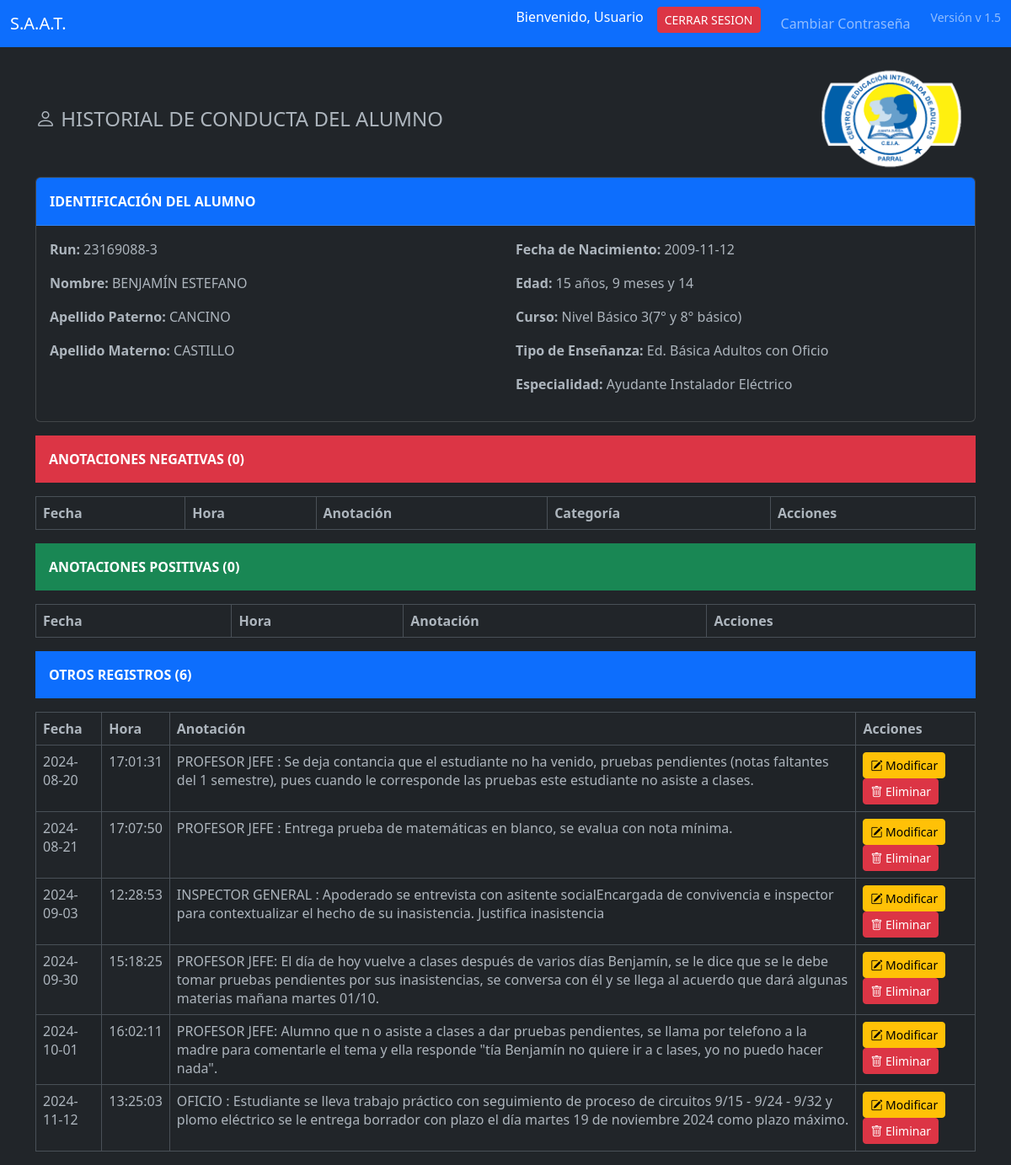
Screenshot of /pages/mantenedor/m.alum.reg.ver.php?run=23169088 with the database file from the repository.
### tables this page shows
CREATE TABLE IF NOT EXISTS `alum` (
  `idalum` int NOT NULL AUTO_INCREMENT,
  `run` int NOT NULL,
  `digv` varchar(5) NOT NULL,
  `nombres` varchar(45) NOT NULL,
  `apaterno` varchar(45) NOT NULL,
  `amaterno` varchar(45) DEFAULT NULL,
  `fnac` date NOT NULL,
  `celular` varchar(45) DEFAULT NULL,
  `telefono` varchar(45) DEFAULT NULL,
  `email` varchar(60) DEFAULT NULL,
  `direcc` varchar(60) NOT NULL,
  `comuna` varchar(45) NOT NULL,
  `codcomuna` varchar(45) DEFAULT NULL,
  `genero` varchar(1) DEFAULT NULL,
  `fincorpora` date NOT NULL,
  `fretiro` date DEFAULT NULL,
  `codetnia` int DEFAULT NULL,
  `rbd` int DEFAULT NULL,
  `anio` year DEFAULT NULL,
  `n_lista` int DEFAULT NULL,
  `codtipoense` int DEFAULT NULL,
  `codgrado` int DEFAULT NULL,
  `descgrado` varchar(300) DEFAULT NULL,
  `letracurso` varchar(1) DEFAULT NULL,
  `foto` varchar(60) DEFAULT NULL,
  `sectorestudiante` varchar(45) NOT NULL,
  `asistencia` int DEFAULT NULL,
  `promedio` decimal(7,1) DEFAULT NULL,
  `estado_civil` varchar(45) DEFAULT NULL,
  `nivelciclo` varchar(60) DEFAULT NULL,
  `tipoensenanza` varchar(50) DEFAULT NULL,
  `georreferencia` varchar(45) DEFAULT NULL,
  `especialidad` varchar(45) DEFAULT NULL,
  `nacionalidad` varchar(45) DEFAULT NULL,
  `matricula` int DEFAULT NULL,
  `trabaja` varchar(45) DEFAULT NULL,
  PRIMARY KEY (`idalum`,`run`),
  UNIQUE KEY `run_UNIQUE` (`run`)
);

CREATE TABLE IF NOT EXISTS `anotaciones` (
  `idanotaciones` int NOT NULL AUTO_INCREMENT,
  `alum_run` varchar(45) NOT NULL,
  `tipo` varchar(15) NOT NULL,
  `anotacion` varchar(1000) NOT NULL,
  `fanota` date DEFAULT NULL,
  `profesor` varchar(45) DEFAULT NULL,
  `hanota` time DEFAULT NULL,
  `alum_idalum` int DEFAULT NULL,
  `categoria` varchar(45) DEFAULT NULL,
  PRIMARY KEY (`idanotaciones`)
);

### pages/mantenedor/m.alum.reg.ver.php (the view, shortened to what this page needs)
<?php
include '../../includes/navbar.php';
$database = new Connection();
$db = $database->open();
$run = isset($_GET['run']) ? $_GET['run'] : '';
$alumnoData = [];
$anotacionesN = [];
$anotacionesP = [];
$anotacionesO = [];
try {
    $sqlAlumno = "SELECT run, digv, nombres, apaterno, amaterno, fnac, descgrado, tipoensenanza, especialidad FROM alum WHERE run = :run";
    $stmt = $db->prepare($sqlAlumno);
    $stmt->bindParam(':run', $run);
    $stmt->execute();
    $alumnoData = $stmt->fetch(PDO::FETCH_ASSOC);
    $sqlAnotaciones = "SELECT alum_run, idanotaciones, tipo, anotacion, fanota, hanota, categoria FROM anotaciones WHERE alum_run = :run ORDER BY FIELD(tipo, 'N', 'P', 'O'), fanota ASC";
    $stmt = $db->prepare($sqlAnotaciones);
    $stmt->bindParam(':run', $run);
    $stmt->execute();
    $anotaciones = $stmt->fetchAll(PDO::FETCH_ASSOC);
    foreach ($anotaciones as $anotacion) {
        if ($anotacion['tipo'] == 'N') {
            $anotacionesN[] = $anotacion;
        } elseif ($anotacion['tipo'] == 'P') {
            $anotacionesP[] = $anotacion;
        } else {
            $anotacionesO[] = $anotacion;
        }
    }
} catch (PDOException $e) {
    echo '<div class="alert alert-danger" role="alert">Error al obtener datos: ' . $e->getMessage() . '</div>';
}
function calcularEdad($fechaNacimiento) {
    $fechaNacimiento = new DateTime($fechaNacimiento);
    $hoy = new DateTime();
    $edad = $hoy->diff($fechaNacimiento);
    return [
        'años' => $edad->y,
        'meses' => $edad->m,
        'días' => $edad->d
    ];
}
$edadAlumno = isset($alumnoData['fnac']) ? calcularEdad($alumnoData['fnac']) : '';
$numAnotacionesN = count($anotacionesN);
$numAnotacionesP = count($anotacionesP);
$numAnotacionesO = count($anotacionesO);
?>
<!DOCTYPE html>
<html lang="es" data-bs-theme="dark">
<head>
    <link href="https://cdn.jsdelivr.net/npm/bootstrap@5.3.0/dist/css/bootstrap.min.css" rel="stylesheet">
    <link rel="stylesheet" href="https://cdn.jsdelivr.net/npm/bootstrap-icons@1.10.5/font/bootstrap-icons.css">
</head>
<body>
<div class="container">
    <div class="row">
        <div class="col-md-12">
            <div class="d-flex justify-content-between align-items-center">
                <h4 class="page-header mb-0">
                    <i class="bi bi-person icon-header"></i>
                    <span class="highlighted-text">HISTORIAL DE CONDUCTA DEL ALUMNO</span>
                </h4>
                <img src="./img/logo_chico.jpg" alt="Logo Colegio" class="header-logo">
            </div>
        </div>
    </div>
    <div class="row">
        <div class="col-md-12">
            <?php if ($alumnoData): ?>
                <div class="card mb-3">
                    <div class="card-header text-bg-primary p-3 text-left">
                        <strong>IDENTIFICACIÓN DEL ALUMNO</strong>
                    </div>
                    <div class="card-body">
                        <div class="row">
                            <div class="col-md-6">
                                <p><strong>Run:</strong> <?php echo $alumnoData['run'] . '-' . $alumnoData['digv']; ?></p>
                                <p><strong>Nombre:</strong> <?php echo $alumnoData['nombres']; ?></p>
                                <p><strong>Apellido Paterno:</strong> <?php echo $alumnoData['apaterno']; ?></p>
                                <p><strong>Apellido Materno:</strong> <?php echo $alumnoData['amaterno']; ?></p>
                            </div>
                            <div class="col-md-6">
                                <p><strong>Fecha de Nacimiento:</strong> <?php echo $alumnoData['fnac']; ?></p>
                                <p><strong>Edad:</strong>
                                    <?php
                                        if ($edadAlumno) {
                                            echo $edadAlumno['años'] . ' años, ' . $edadAlumno['meses'] . ' meses y ' . $edadAlumno['días'];
                                        }
                                    ?>
                                </p>
                                <p><strong>Curso:</strong> <?php echo $alumnoData['descgrado']; ?></p>
                                <p><strong>Tipo de Enseñanza:</strong> <?php echo $alumnoData['tipoensenanza']; ?></p>
                                <p><strong>Especialidad:</strong> <?php echo $alumnoData['especialidad']; ?></p>
                            </div>
                        </div>
                    </div>
                </div>
                <div class="text-bg-danger p-3 text-left"><strong>ANOTACIONES NEGATIVAS (<?php echo $numAnotacionesN; ?>)</strong></div>
                <table class="table table-bordered table-striped">
                    <thead>
                        <tr>
                            <th><strong>Fecha</strong></th>
                            <th><strong>Hora</strong></th>
                            <th><strong>Anotación</strong></th>
                            <th><strong>Categoría</strong></th>
                            <th><strong>Acciones</strong></th>
                        </tr>
                    </thead>
                </table>
                <div class="text-bg-success p-3 text-left"><strong>ANOTACIONES POSITIVAS (<?php echo $numAnotacionesP; ?>)</strong></div>
                <table class="table table-bordered table-striped">
                    <thead>
                        <tr>
                            <th><strong>Fecha</strong></th>
                            <th><strong>Hora</strong></th>
                            <th><strong>Anotación</strong></th>
                            <th><strong>Acciones</strong></th>
                        </tr>
                    </thead>
                </table>
                <div class="text-bg-primary p-3 text-left"><strong>OTROS REGISTROS (<?php echo $numAnotacionesO; ?>)</strong></div>
                <table class="table table-bordered table-striped">
                    <thead>
                        <tr>
                            <th><strong>Fecha</strong></th>
                            <th><strong>Hora</strong></th>
                            <th><strong>Anotación</strong></th>
                            <th><strong>Acciones</strong></th>
                        </tr>
                    </thead>
                    <tbody>
                        <?php foreach ($anotacionesO as $anotacion): ?>
                            <tr>
                                <td><?php echo $anotacion['fanota']; ?></td>
                                <td><?php echo $anotacion['hanota']; ?></td>
                                <td><?php echo $anotacion['anotacion']; ?></td>
                                <td>
                                    <button class="btn btn-warning btn-sm" data-bs-toggle="modal" data-bs-target="#modificarModal" onclick="loadModalContent('modificar_anotacion.php?id=<?php echo $anotacion['idanotaciones']; ?>&run=<?php echo $run; ?>')">
                                        <i class="bi bi-pencil-square"></i> Modificar
                                    </button>
                                    <button type="button" class="btn btn-danger btn-sm" data-bs-toggle="modal" data-bs-target="#confirmDeleteModal" onclick="confirmDelete(<?php echo $anotacion['idanotaciones']; ?>, '<?php echo $run; ?>')">
                                        <i class="bi bi-trash"></i> Eliminar
                                    </button>
                                </td>
                            </tr>
                        <?php endforeach; ?>
                    </tbody>
                </table>
            <?php else: ?>
                <div class="alert alert-danger" role="alert">No se encontraron datos del alumno.</div>
            <?php endif; ?>
        </div>
    </div>
</div>
</body>
</html>

### pages/mantenedor/m.alum.reg.ver.php (style rules this page uses)
.header-logo { max-width: 200px; height: auto; }
.page-header { margin-bottom: 20px; }
.text-left { text-align: left; }

### rows the page displays
alum: run "23169088", digv "3", nombres "BENJAMÍN ESTEFANO", apaterno "CANCINO", amaterno "CASTILLO", fnac "2009-11-12", fnac "15", fnac "9", fnac "14", descgrado "Nivel Básico 3(7° y 8° básico)", tipoensenanza "Ed. Básica Adultos con Oficio", especialidad "Ayudante Instalador Eléctrico"
anotaciones: fanota "2024-08-20", hanota "17:01:31", anotacion "PROFESOR JEFE : Se deja contancia que el estudiante no ha venido, pruebas pendientes (notas faltantes del 1 semestre), pues cuando le corresponde las pruebas este estudiante no asiste a clases."
anotaciones: fanota "2024-08-21", hanota "17:07:50", anotacion "PROFESOR JEFE : Entrega prueba de matemáticas en blanco, se evalua con nota mínima."
anotaciones: fanota "2024-09-03", hanota "12:28:53", anotacion "INSPECTOR GENERAL : Apoderado se entrevista con asitente socialEncargada de convivencia e inspector para contextualizar el hecho de su inasistencia. Justifica inasistencia"
anotaciones: fanota "2024-09-30", hanota "15:18:25", anotacion "PROFESOR JEFE: El día de hoy vuelve a clases después de varios días Benjamín, se le dice que se le debe tomar pruebas pendientes por sus inasistencias, se conversa con él y se llega al acuerdo que dará algunas materias mañana martes 01/10."
anotaciones: fanota "2024-10-01", hanota "16:02:11", anotacion "PROFESOR JEFE: Alumno que n o asiste a clases a dar pruebas pendientes, se llama por telefono a la madre para comentarle el tema y ella responde \"tía Benjamín no quiere ir a c lases, yo no puedo hacer nada\"."
anotaciones: fanota "2024-11-12", hanota "13:25:03", anotacion "OFICIO : Estudiante se lleva trabajo práctico con seguimiento de proceso de circuitos 9/15 - 9/24 - 9/32 y plomo eléctrico se le entrega borrador con plazo el día martes 19 de noviembre 2024 como plazo máximo."

### other values shown
$username "Usuario"
$appVersion "v 1.5"
$numAnotacionesN "0"
$numAnotacionesP "0"
$numAnotacionesO "6"
